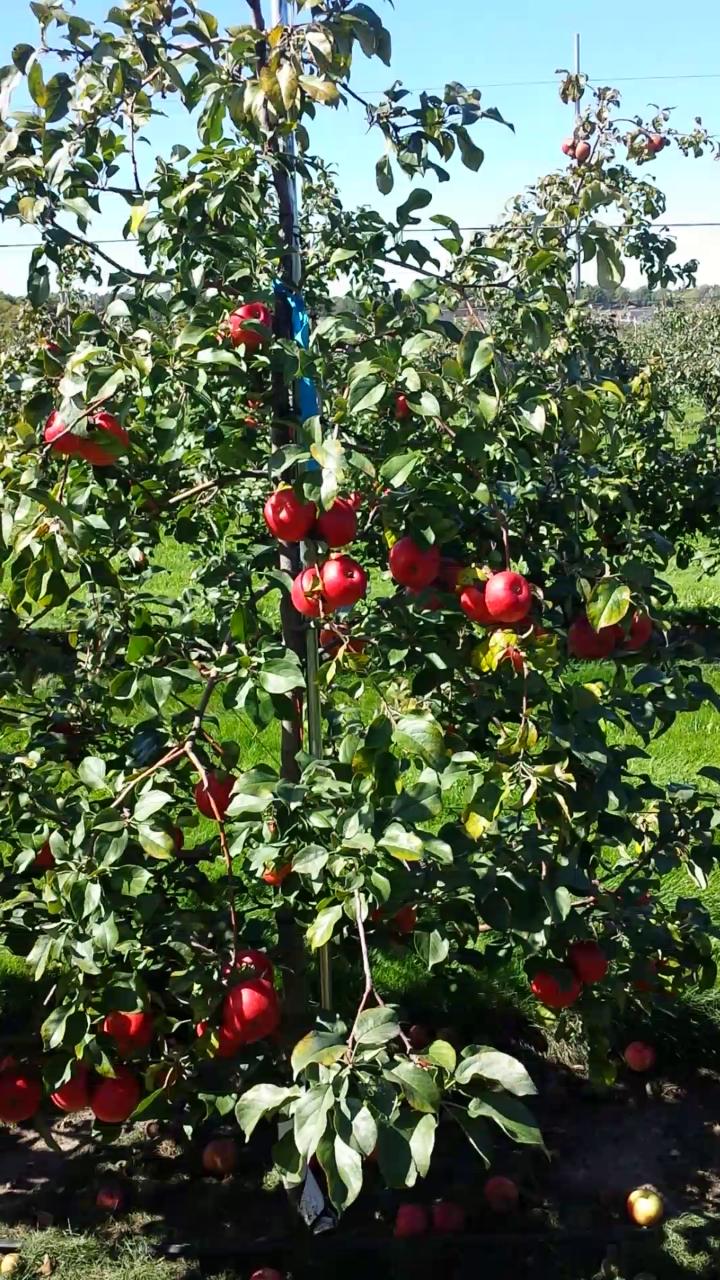
#> input picture images/dataset2_front_510.png, 720 x 1280 px; its folder holds only this picture in this run
$ python -i gmc.py   (imports and definitions only)
#> lines starting #> are read from the running program, lines starting #| are printed output that depends on the picture
### trackers/utils/__init__.py
import logging
import sys
import os
import platform

LOGGING_NAME = "tracker"
RANK = int(os.getenv("RANK", -1))
MACOS, LINUX, WINDOWS = (platform.system() == x for x in ["Darwin", "Linux", "Windows"])  # environment booleans
VERBOSE = True  # global verbose mode

def set_logging(name="LOGGING_NAME", verbose=True):
    """Sets up logging for the given name with UTF-8 encoding support, ensuring compatibility across different
    environments.
    """
    level = logging.INFO if verbose and RANK in {-1, 0} else logging.ERROR  # rank in world for Multi-GPU trainings

    # Configure the console (stdout) encoding to UTF-8, with checks for compatibility
    #formatter = logging.Formatter("%(message)s")  # Default formatter
    formatter = logging.Formatter("%(asctime)s - %(name)s - %(levelname)s - %(message)s")
    if WINDOWS and hasattr(sys.stdout, "encoding") and sys.stdout.encoding != "utf-8":

        class CustomFormatter(logging.Formatter):
            def format(self, record):
                """Sets up logging with UTF-8 encoding and configurable verbosity."""
                return emojis(super().format(record))

        try:
            # Attempt to reconfigure stdout to use UTF-8 encoding if possible
            if hasattr(sys.stdout, "reconfigure"):
                sys.stdout.reconfigure(encoding="utf-8")
            # For environments where reconfigure is not available, wrap stdout in a TextIOWrapper
            elif hasattr(sys.stdout, "buffer"):
                import io

                sys.stdout = io.TextIOWrapper(sys.stdout.buffer, encoding="utf-8")
            else:
                formatter = CustomFormatter("%(message)s")
        except Exception as e:
            print(f"Creating custom formatter for non UTF-8 environments due to {e}")
            formatter = CustomFormatter("%(message)s")

    # Create and configure the StreamHandler with the appropriate formatter and level
    stream_handler = logging.StreamHandler(sys.stdout)
    f_handler = logging.FileHandler(f"{name}.log")
    stream_handler.setFormatter(formatter)
    stream_handler.setLevel(level)
    f_handler.setLevel(level)
    f_handler.setFormatter(formatter)

    # Set up the logger
    logger = logging.getLogger(name)
    logger.setLevel(level)
    logger.addHandler(stream_handler)
    logger.addHandler(f_handler)
    logger.propagate = False
    return logger


# Set logger
LOGGER = set_logging(LOGGING_NAME, verbose=VERBOSE)  # define globally (used in train.py, val.py, predict.py, etc.)
for logger in "sentry_sdk", "urllib3.connectionpool":
    logging.getLogger(logger).setLevel(logging.CRITICAL + 1)
#> further down, picture is the input picture: shape (1280, 720, 3); mean B, G, R 76.7, 100.1, 86.9

def emojis(string=""):
    """Return platform-dependent emoji-safe version of string."""
    return string.encode().decode("ascii", "ignore") if WINDOWS else string

# [5 lines left out: function handle_exception, not called in this run]

sys.excepthook = handle_exception

### trackers/utils/gmc.py
# Ultralytics YOLO 🚀, AGPL-3.0 license

import copy

import cv2
import numpy as np

from .__init__ import LOGGER


class GMC:
    """
    Generalized Motion Compensation (GMC) class for tracking and object detection in video frames.

    This class provides methods for tracking and detecting objects based on several tracking algorithms including ORB,
    SIFT, ECC, and Sparse Optical Flow. It also supports downscaling of frames for computational efficiency.

    Attributes:
        method (str): The method used for tracking. Options include 'orb', 'sift', 'ecc', 'sparseOptFlow', 'none'.
        downscale (int): Factor by which to downscale the frames for processing.
        prevFrame (np.ndarray): Stores the previous frame for tracking.
        prevKeyPoints (list): Stores the keypoints from the previous frame.
        prevDescriptors (np.ndarray): Stores the descriptors from the previous frame.
        initializedFirstFrame (bool): Flag to indicate if the first frame has been processed.

    Methods:
        __init__(self, method='sparseOptFlow', downscale=2): Initializes a GMC object with the specified method
                                                              and downscale factor.
        apply(self, raw_frame, detections=None): Applies the chosen method to a raw frame and optionally uses
                                                 provided detections.
        applyEcc(self, raw_frame, detections=None): Applies the ECC algorithm to a raw frame.
        applyFeatures(self, raw_frame, detections=None): Applies feature-based methods like ORB or SIFT to a raw frame.
        applySparseOptFlow(self, raw_frame, detections=None): Applies the Sparse Optical Flow method to a raw frame.
    """

    def __init__(self, method: str = "sparseOptFlow", downscale: int = 2) -> None:
        """
        Initialize a video tracker with specified parameters.

        Args:
            method (str): The method used for tracking. Options include 'orb', 'sift', 'ecc', 'sparseOptFlow', 'none'.
            downscale (int): Downscale factor for processing frames.
        """
        super().__init__()

        self.method = method
        self.downscale = max(1, downscale)

        if self.method == "orb":
            self.detector = cv2.FastFeatureDetector_create(20)
            self.extractor = cv2.ORB_create()
            self.matcher = cv2.BFMatcher(cv2.NORM_HAMMING)

        elif self.method == "sift":
            self.detector = cv2.SIFT_create(nOctaveLayers=3, contrastThreshold=0.02, edgeThreshold=20)
            self.extractor = cv2.SIFT_create(nOctaveLayers=3, contrastThreshold=0.02, edgeThreshold=20)
            self.matcher = cv2.BFMatcher(cv2.NORM_L2)

        elif self.method == "ecc":
            number_of_iterations = 5000
            termination_eps = 1e-6
            self.warp_mode = cv2.MOTION_EUCLIDEAN
            self.criteria = (cv2.TERM_CRITERIA_EPS | cv2.TERM_CRITERIA_COUNT, number_of_iterations, termination_eps)

        elif self.method == "sparseOptFlow":
            self.feature_params = dict(
                maxCorners=1000, qualityLevel=0.01, minDistance=1, blockSize=3, useHarrisDetector=False, k=0.04
            )

        elif self.method in {"none", "None", None}:
            self.method = None
        else:
            raise ValueError(f"Error: Unknown GMC method:{method}")

        self.prevFrame = None
        self.prevKeyPoints = None
        self.prevDescriptors = None
        self.initializedFirstFrame = False

    def apply(self, raw_frame: np.array, detections: list = None) -> np.array:
        """
        Apply object detection on a raw frame using specified method.

        Args:
            raw_frame (np.ndarray): The raw frame to be processed.
            detections (list): List of detections to be used in the processing.

        Returns:
            (np.ndarray): Processed frame.

        Examples:
            >>> gmc = GMC()
            >>> gmc.apply(np.array([[1, 2, 3], [4, 5, 6]]))
            array([[1, 2, 3],
                   [4, 5, 6]])
        """
        if self.method in {"orb", "sift"}:
            return self.applyFeatures(raw_frame, detections)
        elif self.method == "ecc":
            return self.applyEcc(raw_frame)
        elif self.method == "sparseOptFlow":
            return self.applySparseOptFlow(raw_frame)
        else:
            return np.eye(2, 3)

    # [187 lines left out: functions applyEcc, applyFeatures, not called in this run]

    def applySparseOptFlow(self, raw_frame: np.array) -> np.array:
        """
        Apply Sparse Optical Flow method to a raw frame.

        Args:
            raw_frame (np.ndarray): The raw frame to be processed.

        Returns:
            (np.ndarray): Processed frame.

        Examples:
            >>> gmc = GMC()
            >>> gmc.applySparseOptFlow(np.array([[1, 2, 3], [4, 5, 6]]))
            array([[1, 2, 3],
                   [4, 5, 6]])
        """
        height, width, _ = raw_frame.shape
        frame = cv2.cvtColor(raw_frame, cv2.COLOR_BGR2GRAY)
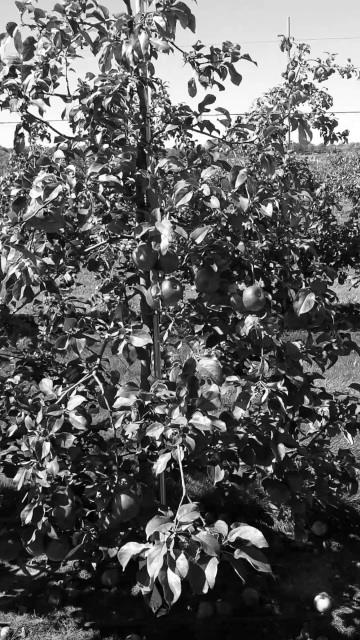
#> frame: shape (1280, 720) (shown at 1/2 size); min 0, max 255, mean 93.5
        H = np.eye(2, 3)

        # Downscale image
        if self.downscale > 1.0:
            frame = cv2.resize(frame, (width // self.downscale, height // self.downscale))
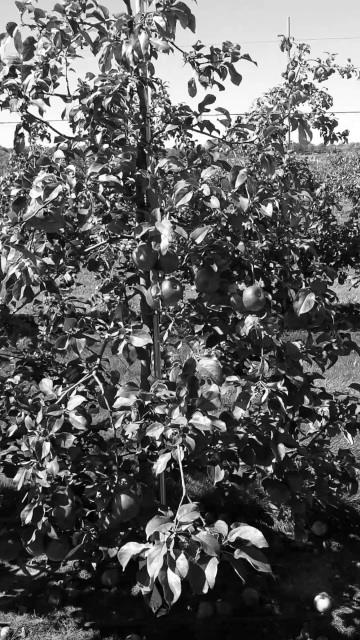
#> frame: shape (640, 360); min 1, max 255, mean 93.6

        # Find the keypoints
        keypoints = cv2.goodFeaturesToTrack(frame, mask=None, **self.feature_params)
#> keypoints = 1000 rows, first 8: [99, 109], [92, 563], [209, 110], [77, 99], [120, 148], [179, 257], [272, 266], [188, 170]

        # Handle first frame
        if not self.initializedFirstFrame or self.prevKeyPoints is None:
            self.prevFrame = frame.copy()
            self.prevKeyPoints = copy.copy(keypoints)
#> self.prevKeyPoints has the same summary as keypoints
            self.initializedFirstFrame = True
            return H

        # Find correspondences
        matchedKeypoints, status, _ = cv2.calcOpticalFlowPyrLK(self.prevFrame, frame, self.prevKeyPoints, None)

        # Leave good correspondences only
        prevPoints = []
        currPoints = []

        for i in range(len(status)):
            if status[i]:
                prevPoints.append(self.prevKeyPoints[i])
                currPoints.append(matchedKeypoints[i])

        prevPoints = np.array(prevPoints)
        currPoints = np.array(currPoints)

        # Find rigid matrix
        if (prevPoints.shape[0] > 4) and (prevPoints.shape[0] == prevPoints.shape[0]):
            H, _ = cv2.estimateAffinePartial2D(prevPoints, currPoints, cv2.RANSAC)

            if self.downscale > 1.0:
                H[0, 2] *= self.downscale
                H[1, 2] *= self.downscale
        else:
            LOGGER.warning("WARNING: not enough matching points")

        self.prevFrame = frame.copy()
        self.prevKeyPoints = copy.copy(keypoints)

        return H

    # [6 lines left out: function reset_params, not called in this run]

>>> import cv2
>>> picture = cv2.imread('../../images/dataset2_front_510.png')
>>> result = GMC().apply(picture)
#> result = [[1, 0, 0], [0, 1, 0]]

$ run again, on images/dataset3_front_270.png
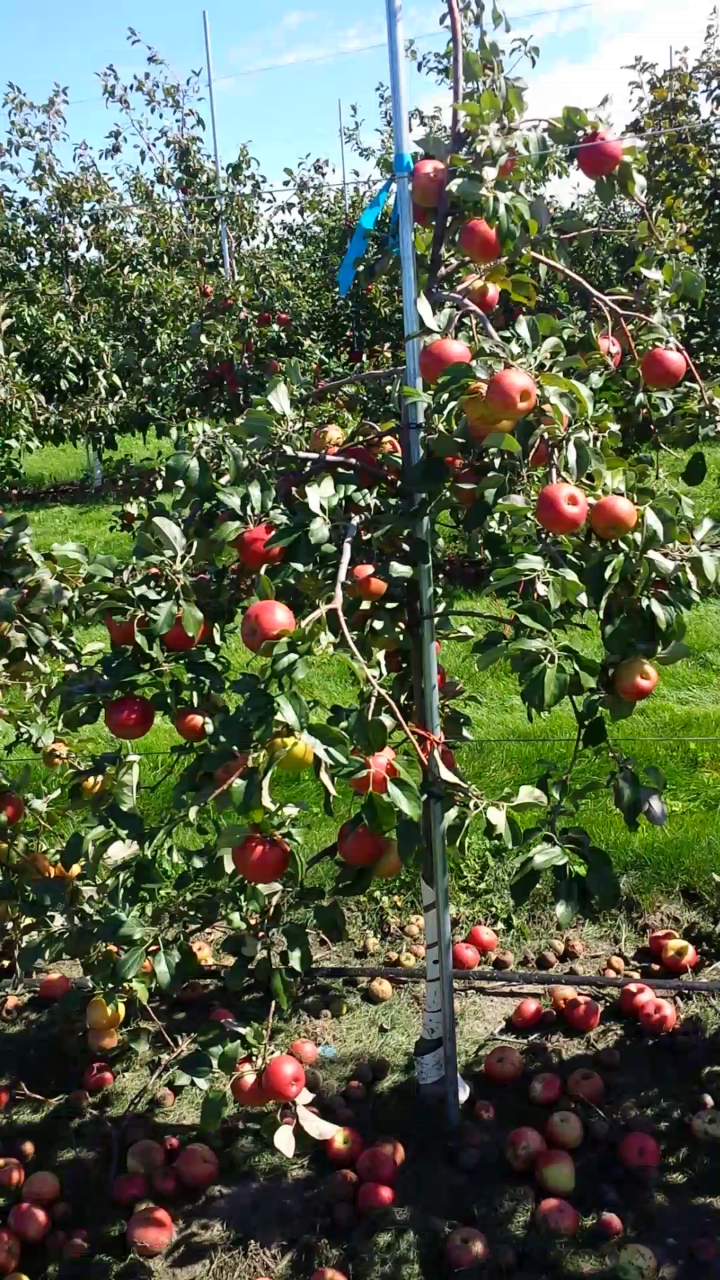
#> input picture images/dataset3_front_270.png, 720 x 1280 px
#> picture is the input picture: shape (1280, 720, 3); mean B, G, R 76.3, 99.2, 91.2
#> in applySparseOptFlow, `frame = cv2.cvtColor(raw_frame, cv2.COLOR_BGR2GRAY)`:
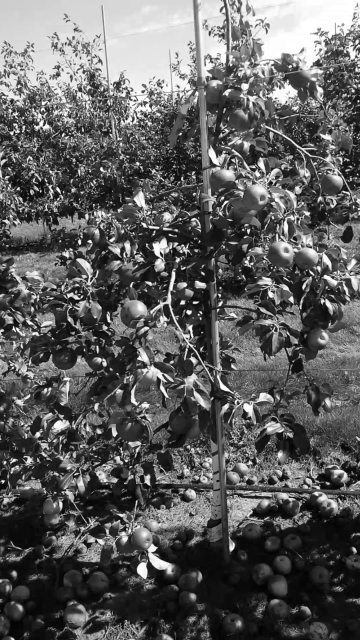
#> frame: shape (1280, 720) (shown at 1/2 size); min 0, max 255, mean 94.2
#> in applySparseOptFlow, `frame = cv2.resize(frame, (width // self.downscale, height // self.dow..`:
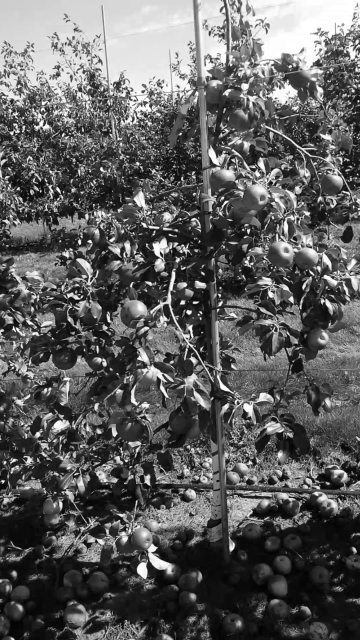
#> frame: shape (640, 360); min 1, max 255, mean 94.3
#> keypoints = 1000 rows, first 8: [3, 481], [181, 303], [101, 167], [177, 243], [193, 302], [88, 241], [79, 244], [353, 91]
#> self.prevKeyPoints has the same summary as keypoints
#> result = [[1, 0, 0], [0, 1, 0]]

$ run again, on images/dataset3_front_810.png
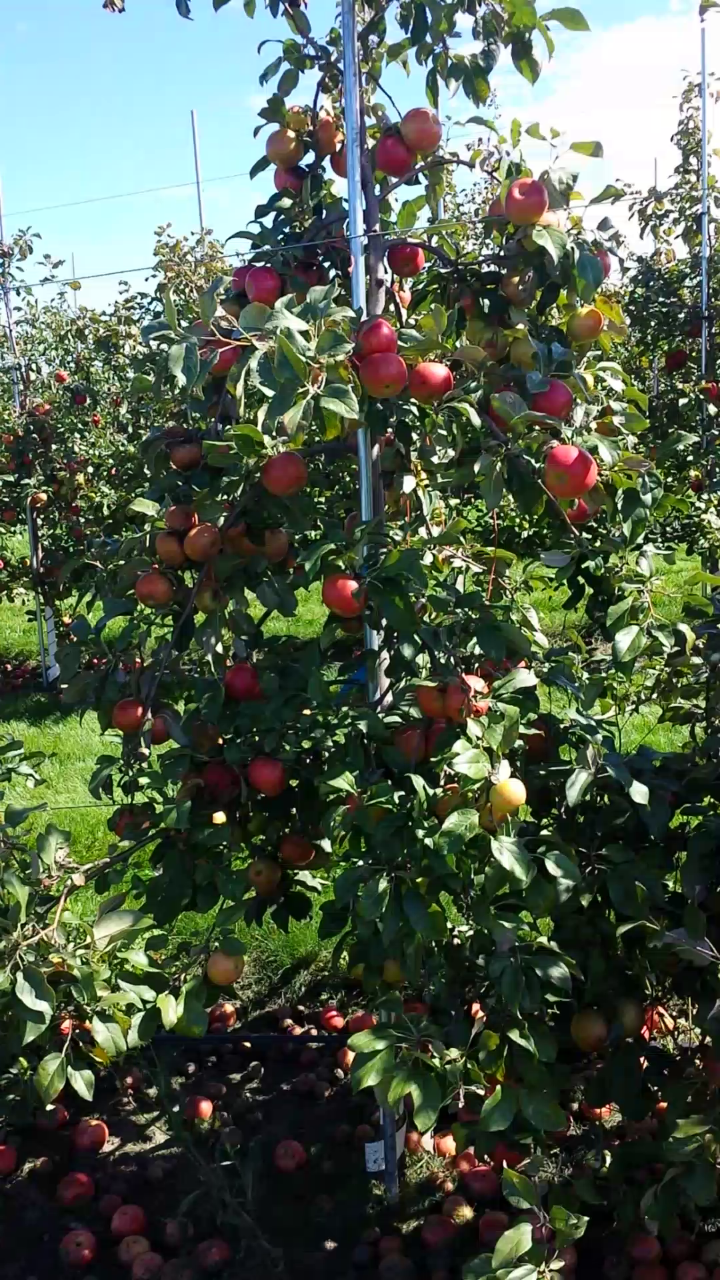
#> input picture images/dataset3_front_810.png, 720 x 1280 px
#> picture is the input picture: shape (1280, 720, 3); mean B, G, R 77.8, 94.1, 82.3
#> in applySparseOptFlow, `frame = cv2.cvtColor(raw_frame, cv2.COLOR_BGR2GRAY)`:
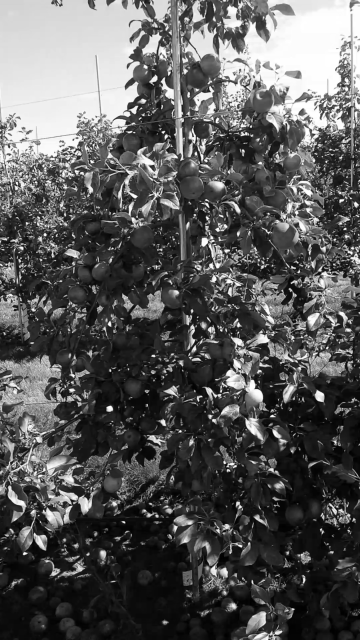
#> frame: shape (1280, 720) (shown at 1/2 size); min 0, max 255, mean 88.7
#> in applySparseOptFlow, `frame = cv2.resize(frame, (width // self.downscale, height // self.dow..`:
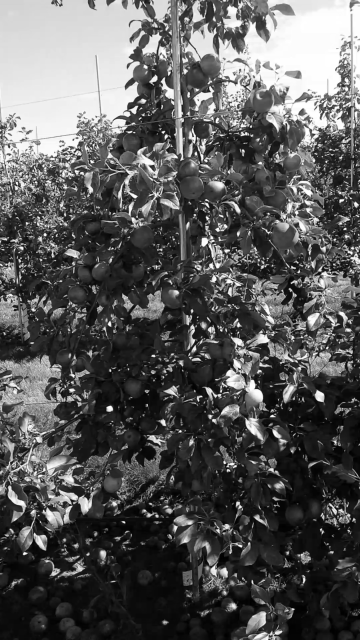
#> frame: shape (640, 360); min 0, max 255, mean 88.8
#> keypoints = 1000 rows, first 8: [45, 234], [255, 388], [23, 554], [216, 229], [224, 463], [166, 135], [163, 132], [209, 91]
#> self.prevKeyPoints has the same summary as keypoints
#> result = [[1, 0, 0], [0, 1, 0]]
